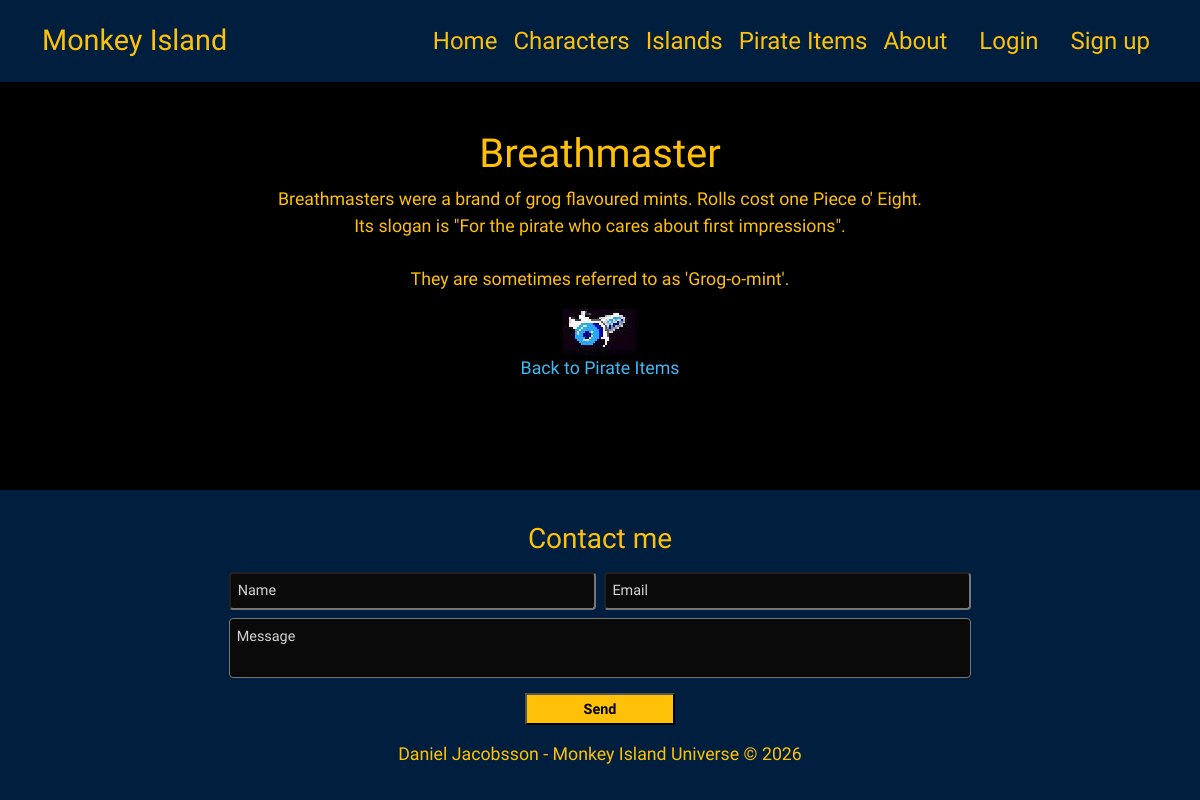
The app's page /pirateitems/1/ with its own data.
### mi_universe/models.py (models this page shows, shortened)
class PirateItem(models.Model):
    name = models.CharField(max_length=100)
    description = models.TextField()
    image_file = models.CharField(max_length=200, blank=True)

### mi_universe/views.py (the view)
# urls.py: path("pirateitems/<int:pk>/", views.pirateitem_detail, name="pirateitem_detail"),
def pirateitem_detail(request, pk):
    item = get_object_or_404(PirateItem, pk=pk)
    return render(request, "mi_universe/pirateitem_detail.html", {"item": item})

### mi_universe/templates/mi_universe/pirateitem_detail.html
{% extends "base.html" %}
{% load static %}
{% block content %}
<section class="container item-fixed-height">
    <div class="row">
        <div class="col-12 text-center mt-5 mi-text-700">
            <h1>{{ item.name }}</h1>
            <p>{{ item.description|linebreaksbr }}</p>
            {% if item.image_file %}
                <img src="{% static 'mi_universe/images/' %}{{ item.image_file }}"
                    alt="{{ item.name }}"
                    style="max-width: 400px; height: auto;">
            {% endif %}
            <p><a href="{% url 'pirateitem_list' %}" class="back-link">Back to Pirate Items</a></p>
        </div>
    </div>
</section>
{% endblock %}

### mi_universe/static/mi_universe/css/style.css (style rules this page uses)
body { background-color: #000; color: #ffc107; font-family: "Alumni Sans", sans-serif; }
p { font-size: 1.11rem; }
h1, h2, h3, h4, h5, h6 { color: #ffc107; }
a { text-decoration: none; }
.item-fixed-height { min-height: 400px; }
.back-link { color: #42b9f5; }
.mi-text-700 { max-width: 700px; margin: 0 auto; text-align: center; }

### records on screen
PirateItem: name "Breathmaster", description "Breathmasters were a brand of grog flavoured mints. Rolls cost one Piece o' Eight. Its slogan is \"For the pirate who cares about first impressions\". They are sometimes referred to as 'Grog-o-mint'.", image_file (picture)
